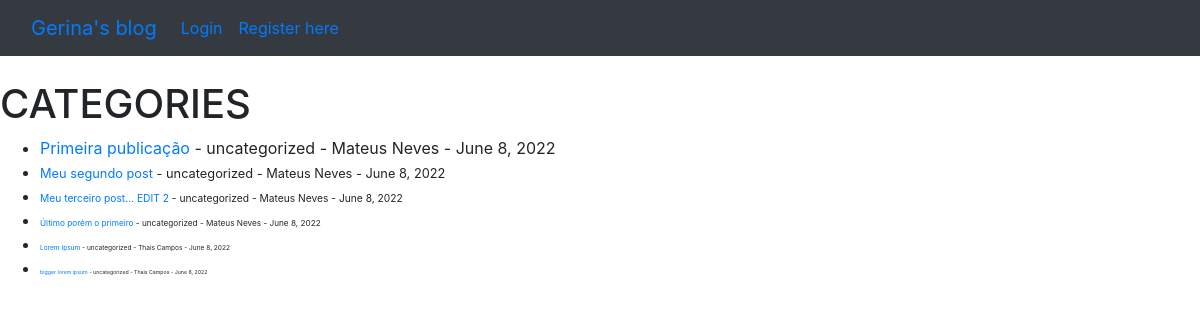
The page /category/uncategorized/ on the database its author committed.
### theblog/models.py (models this page shows, shortened)
class Post(models.Model):
    title = models.CharField(max_length=255)
    author = models.ForeignKey(User, on_delete=models.CASCADE)
    body = models.TextField()
    title_tag = models.CharField(max_length=255, default=title)
    post_date = models.DateField(auto_now_add=True)
    category = models.CharField(max_length=255, default='uncategorized')

### theblog/views.py (the view)
# urls.py: path('category/<str:catego>/', CategoryView, name='category')
def CategoryView(request, catego):
    category_posts = Post.objects.filter(category=catego).order_by('-post_date')
    return render(request, 'categories.html', {'catego':catego.title(), 'category_posts':category_posts})

### theblog/templates/categories.html (shortened to what this page needs)
{% extends 'base.html' %}
{% block content %}
{% if category_posts %}
    <h1> CATEGORIES</h1>
        <ul>
            {% for post in category_posts %}
                <li><a href="{% url 'article-detail' post.pk %}">{{ post.title }}</a>
                    - {{ post.category }}
                    - {{ post.author.first_name }} {{ post.author.last_name }}
                    - {{ post.post_date }}
                    <small>
            {% endfor %}
        </ul>
{% else %}
    <h1>Sorry, this page doesn't exist</h1>
{% endif %}
{% endblock %}

### rows shown on the page
Post: title "Primeira publicação", category "uncategorized", author.first_name "Mateus", author.last_name "Neves", post_date "June 8, 2022"
Post: title "Meu segundo post", category "uncategorized", author.first_name "Mateus", author.last_name "Neves", post_date "June 8, 2022"
Post: title "Meu terceiro post... EDIT 2", category "uncategorized", author.first_name "Mateus", author.last_name "Neves", post_date "June 8, 2022"
Post: title "Último porém o primeiro", category "uncategorized", author.first_name "Mateus", author.last_name "Neves", post_date "June 8, 2022"
Post: title "Lorem Ipsum", category "uncategorized", author.first_name "Thais", author.last_name "Campos", post_date "June 8, 2022"
Post: title "bigger lorem ipsum", category "uncategorized", author.first_name "Thais", author.last_name "Campos", post_date "June 8, 2022"
